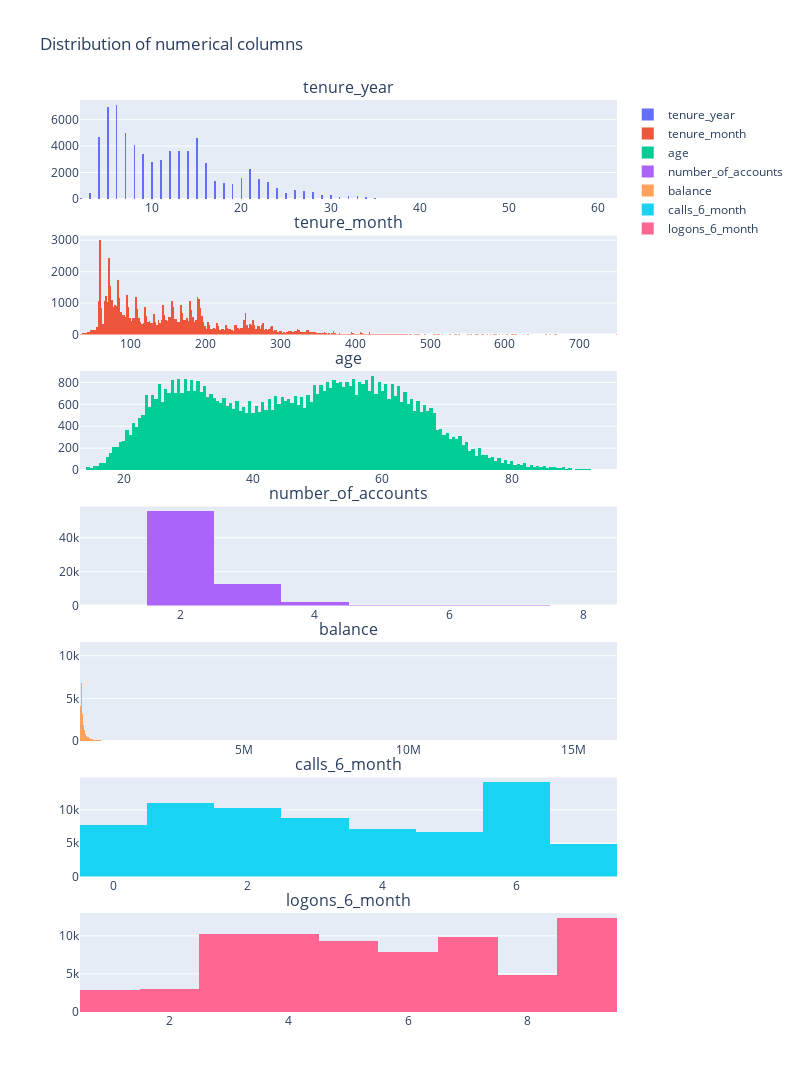

Write notebook code for a chart like this one.
### Markdown cell above
#### 2.1.1 Demographics Table

### Code cell
# Investigate distribution of numerical variables
plot_distributions_numerical(df_demo, cols_demo_numerical)

### Figure 1 — Plotly figure (JSON) as saved in the notebook; plotly's stock layout.template omitted (floating-point values rounded to 4 significant figures; data arrays with more than 128 entries replaced by an {"elided": "..."} marker saying what was removed)
{"data": [{"name": "tenure_year", "type": "histogram", "x": {"elided": "70609 float values"}, "xaxis": "x", "yaxis": "y"}, {"name": "tenure_month", "type": "histogram", "x": {"elided": "70609 float values"}, "xaxis": "x2", "yaxis": "y2"}, {"name": "age", "type": "histogram", "x": {"elided": "70609 float values"}, "xaxis": "x3", "yaxis": "y3"}, {"name": "number_of_accounts", "type": "histogram", "x": {"elided": "70609 int values"}, "xaxis": "x4", "yaxis": "y4"}, {"name": "balance", "type": "histogram", "x": {"elided": "70609 float values"}, "xaxis": "x5", "yaxis": "y5"}, {"name": "calls_6_month", "type": "histogram", "x": {"elided": "70609 int values"}, "xaxis": "x6", "yaxis": "y6"}, {"name": "logons_6_month", "type": "histogram", "x": {"elided": "70609 int values"}, "xaxis": "x7", "yaxis": "y7"}], "layout": {"annotations": [{"font": {"size": 16}, "showarrow": false, "text": "tenure_year", "x": 0.5, "xanchor": "center", "xref": "paper", "y": 1, "yanchor": "bottom", "yref": "paper"}, {"font": {"size": 16}, "showarrow": false, "text": "tenure_month", "x": 0.5, "xanchor": "center", "xref": "paper", "y": 0.8514, "yanchor": "bottom", "yref": "paper"}, {"font": {"size": 16}, "showarrow": false, "text": "age", "x": 0.5, "xanchor": "center", "xref": "paper", "y": 0.7029, "yanchor": "bottom", "yref": "paper"}, {"font": {"size": 16}, "showarrow": false, "text": "number_of_accounts", "x": 0.5, "xanchor": "center", "xref": "paper", "y": 0.5543, "yanchor": "bottom", "yref": "paper"}, {"font": {"size": 16}, "showarrow": false, "text": "balance", "x": 0.5, "xanchor": "center", "xref": "paper", "y": 0.4057, "yanchor": "bottom", "yref": "paper"}, {"font": {"size": 16}, "showarrow": false, "text": "calls_6_month", "x": 0.5, "xanchor": "center", "xref": "paper", "y": 0.2571, "yanchor": "bottom", "yref": "paper"}, {"font": {"size": 16}, "showarrow": false, "text": "logons_6_month", "x": 0.5, "xanchor": "center", "xref": "paper", "y": 0.1086, "yanchor": "bottom", "yref": "paper"}], "height": 1750, "title": {"text": "Distribution of numerical columns"}, "width": 800, "xaxis": {"anchor": "y", "domain": [0, 1]}, "xaxis2": {"anchor": "y2", "domain": [0, 1]}, "xaxis3": {"anchor": "y3", "domain": [0, 1]}, "xaxis4": {"anchor": "y4", "domain": [0, 1]}, "xaxis5": {"anchor": "y5", "domain": [0, 1]}, "xaxis6": {"anchor": "y6", "domain": [0, 1]}, "xaxis7": {"anchor": "y7", "domain": [0, 1]}, "yaxis": {"anchor": "x", "domain": [0.8914, 1]}, "yaxis2": {"anchor": "x2", "domain": [0.7429, 0.8514]}, "yaxis3": {"anchor": "x3", "domain": [0.5943, 0.7029]}, "yaxis4": {"anchor": "x4", "domain": [0.4457, 0.5543]}, "yaxis5": {"anchor": "x5", "domain": [0.2971, 0.4057]}, "yaxis6": {"anchor": "x6", "domain": [0.1486, 0.2571]}, "yaxis7": {"anchor": "x7", "domain": [0, 0.1086]}}}
